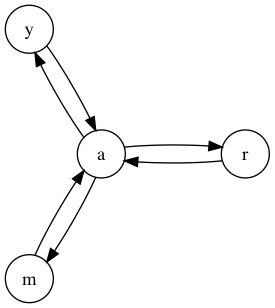

Reproduce this figure in Python.
from graphviz import Digraph,Graph
import numpy.random as npr

# formatはpngを指定(他にはPDF, PNG, SVGなどが指定可)
# G = Digraph(format='png',engine="fdp")
G = Digraph(format='png',engine="circo")
G.attr('node', shape='circle')
G.attr(overlap='false')

# ノードの追加
name = "arayama"
for i in name:
    G.node(i, i)

# 辺の追加
for i in range(1,len(name)):
    G.edge(name[i-1],name[i])

# print()するとdot形式で出力される
print(G)

# binary_tree.pngで保存
G.render('graph1')
